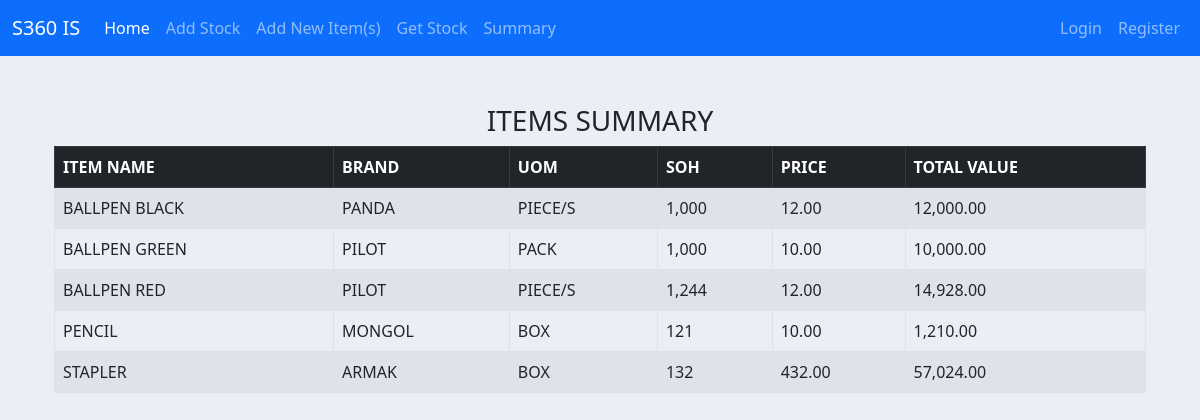
Page /summary/ on the earlier database version.
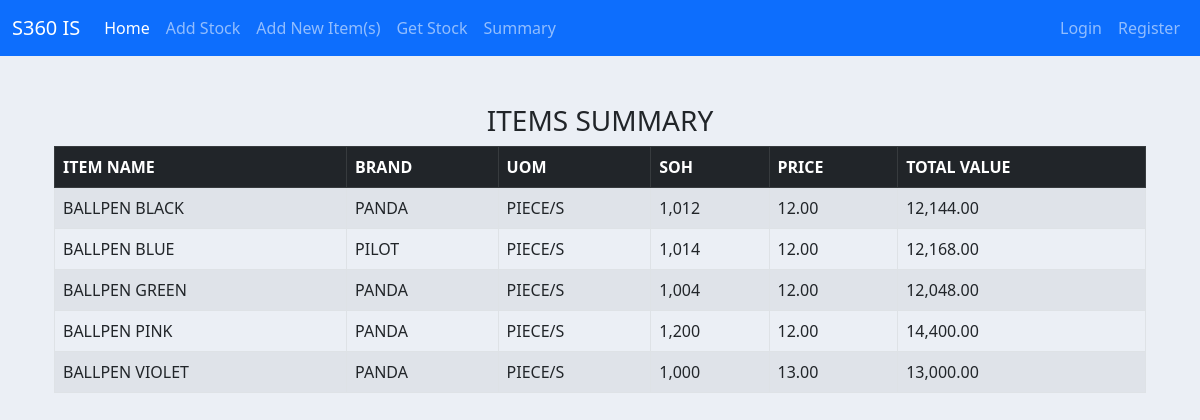
Same page on the later database version.
### inventory/models.py (models this page shows, shortened)
class ItemBase(models.Model):
    item_name = models.CharField(max_length=200, null=True)
    brand_name = models.CharField(max_length=200, blank=True, null=True)
    soh = models.IntegerField(null=True)
    item_code = models.CharField(max_length=200, null=True, blank=True)
    price = models.DecimalField(max_digits=10, decimal_places=2)
    date_added = models.DateTimeField(auto_now_add=True)
    remarks = models.CharField(max_length=50, null=True)
    uom = models.ForeignKey(UOM, on_delete=models.CASCADE, null=True)
    class Meta:
        ordering = ["item_name"]
    def totalValue(self):
        return self.soh * self.price

class UOM(models.Model):
    uom = models.CharField(max_length=30)
    def __str__(self):
        return self.uom
    class Meta:
        ordering = ["uom"]

### inventory/views.py (the view)
# urls.py: path('summary/', views.summary_item, name='summary_item'),
def summary_item(request):
    items = ItemBase.objects.all()
    context = {'items': items}
    return render(request, 'inventory/summary.html', context)

### inventory/templates/inventory/summary.html (shortened to what this page needs)
{% extends 'base.html'  %}
{% block content %}
<div class="container mt-5">
<table class="table table-bordered table-hover table-striped">
  <center><h3 class="ititles">ITEMS SUMMARY</h3></center>
    <thead class="table-dark">
      <tr>
        <th scope="col">ITEM NAME</th>
        <th scope="col">BRAND</th>
        <th scope="col">UOM</th>
        <th scope="col">SOH</th>
        <th scope="col">PRICE</th>
        <th scope="col">TOTAL VALUE</th>
      </tr>
    </thead>
    <tbody>
      {% for item in items %}
      <tr>
        <td>{{ item.item_name }}</td>
        <td>{{ item.brand_name }}</td>
        <td>{{ item.uom }}</td>
        <td class="item_soh">{{ item.soh }}</td>
        <td>{{ item.price }}</td>
        <td>{{ item.totalValue }}</td>
      </tr>
      {% endfor %}
    </tbody>
  </table>
</div>
{% endblock content %}

Differences in the rows shown:
removed ItemBase: item_name "PENCIL", brand_name "MONGOL", uom "BOX", soh "121", price "10.00", totalValue "1,210.00"
removed ItemBase: item_name "STAPLER", brand_name "ARMAK", uom "BOX", soh "132", price "432.00", totalValue "57,024.00"
changed ItemBase "BALLPEN BLACK": soh "1,000" → "1,012"; totalValue "12,000.00" → "12,144.00"
changed ItemBase "PILOT": item_name "BALLPEN RED" → "BALLPEN BLUE"; soh "1,244" → "1,014"; totalValue "14,928.00" → "12,168.00"; moves up the list
changed ItemBase "BALLPEN GREEN": brand_name "PILOT" → "PANDA"; uom "PACK" → "PIECE/S"; soh "1,000" → "1,004"; price "10.00" → "12.00"; totalValue "10,000.00" → "12,048.00"
added ItemBase: item_name "BALLPEN PINK", brand_name "PANDA", uom "PIECE/S", soh "1,200", price "12.00", totalValue "14,400.00"
added ItemBase: item_name "BALLPEN VIOLET", brand_name "PANDA", uom "PIECE/S", soh "1,000", price "13.00", totalValue "13,000.00"
